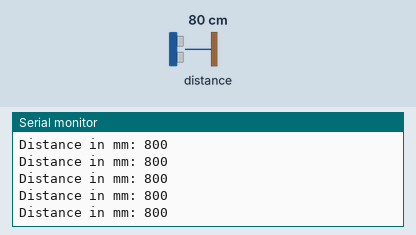
Recording of a sketch running on a simulated Arduino Uno, built with avr-gcc and run on an emulated ATmega328P. Shown: the last lines printed to the serial monitor. The inputs (shaded band) are chosen by the test bench; at power-on: distance to the obstacle 80 cm.

Above: at 1.2 s.
1.3 s: distance to the obstacle set to 2 cm
At 2.0 s:
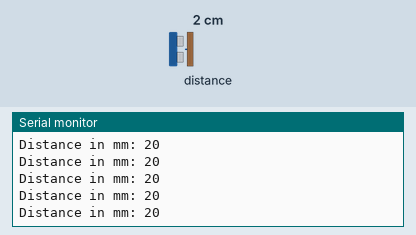
2.8 s: distance to the obstacle set to 4 cm
At 3.4 s:
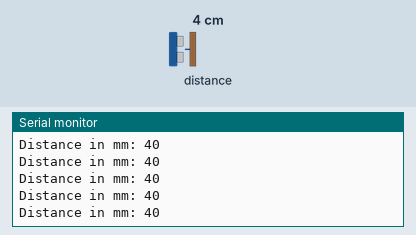
4.3 s: distance to the obstacle set to 250 cm
At 5.0 s:
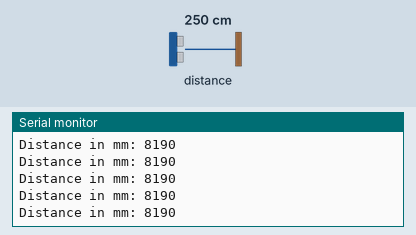
Timing chart, 0 to 7.3 s (numbered marks = the images above; inputs shaded):
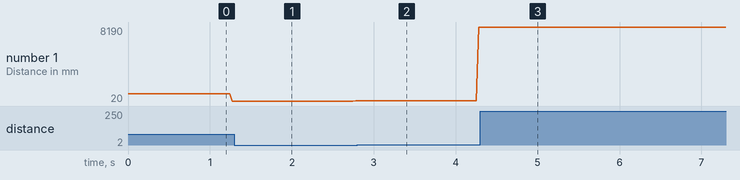

Measured:
- after the input at 1.3 s, the serial monitor: prints a new line at once (image 1)
- after the input at 2.8 s, the serial monitor: prints a new line at once (image 2)
- after the input at 4.3 s, the serial monitor: prints a new line at once (image 3)
- plotted number 1: 20 → 40 after the input at 1.3 s, 40 → 8190 after the input at 2.8 s

The sketch:

continue.ino
```cpp
#include "Adafruit_VL53L0X.h"

Adafruit_VL53L0X lox = Adafruit_VL53L0X();

void setup() {
  Serial.begin(115200);


  while (! Serial) {
    delay(1);
  }

  Serial.println("Adafruit VL53L0X test.");
  if (!lox.begin()) {
    Serial.println(F("Failed to boot VL53L0X"));
    while(1);
  }

  Serial.println(F("VL53L0X API Continuous Ranging example\n\n"));

  lox.startRangeContinuous();
}

void loop() {
  if (lox.isRangeComplete()) {
    Serial.print("Distance in mm: ");
    Serial.println(lox.readRange());
  }
}
```
